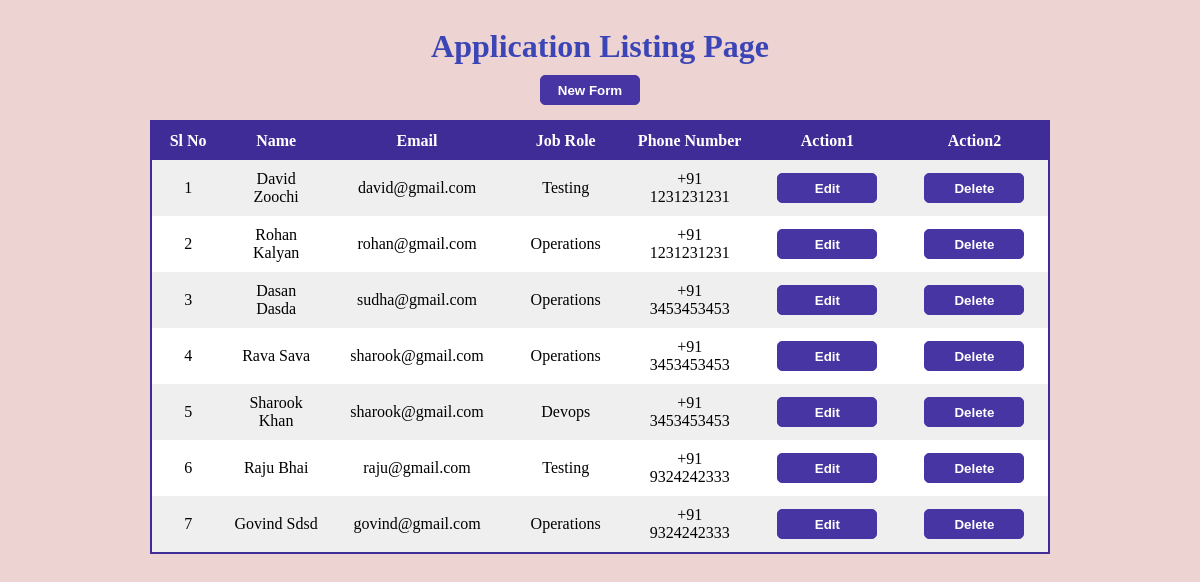
Before: /index/ with the older database file.
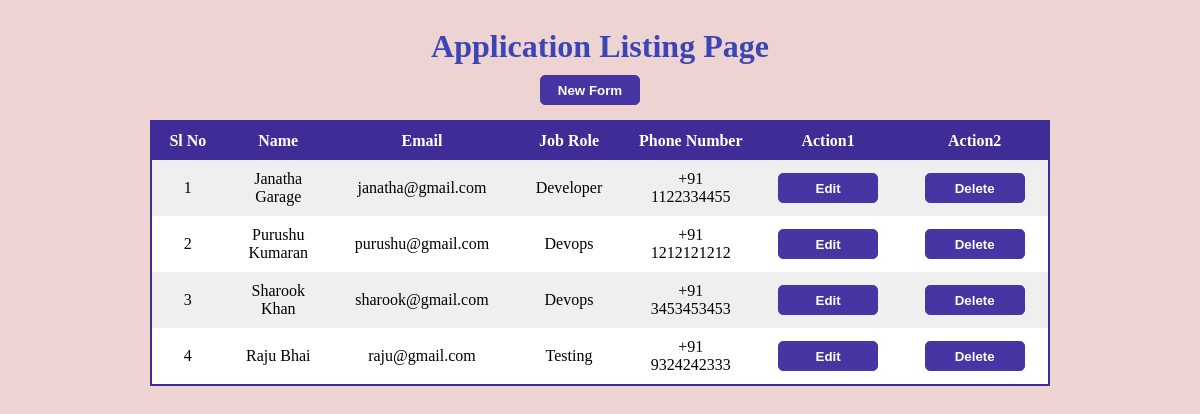
After: the same page with the newer database file.
### min/models.py (models this page shows, shortened)
class Jobseeker(models.Model):
    first_name = models.CharField(max_length = 25, null = False)
    last_name = models.CharField(max_length = 25, null = False)
    country_code = [
                    ('+91','+91'),
                    ('+1','+1')
                    ]
    code = models.CharField(max_length = 3, null = False, choices = country_code)
    phone = models.BigIntegerField(null = False)
    email = models.EmailField(null = False)
    dob = models.DateField(null = False)
    genderchoice = [
        ('male','male'),
        ('female','female'),
        ('other','other')
    ]
    gender = models.CharField(null = False, max_length = 6, choices = genderchoice)
    jobchoice = [
        ('developer','developer'),
        ('testing','testing'),
        ('devops','devops'),
        ('operations','operations'),
        ('accounting','accounting')
    ]
    job_role = models.CharField(null = False, max_length = 10, choices = jobchoice)
    experiencelevel = [
        ('0','0'),
        ('1','1'),
        ('2','2'),
        ('3','3'),
        ('4','4'),
        ('5+','5+')
    ]
    experience = models.CharField(max_length = 2, null = False, choices = experiencelevel)
    address_line_one = models.CharField(null = False, max_length = 35)
    address_line_two = models.CharField(null = False, max_length = 35)
    city = models.CharField(null = False, max_length = 20)
    state = models.CharField(null = False, max_length = 20)
    zip_code = models.IntegerField(null = False)
    country = models.CharField(null=False, max_length=5)
    status = models.CharField(null=False, default="test", max_length=10)

### min/views.py (the view)
# urls.py: path('index/',views.index,name="index"),
def index(request):
    userdata = Jobseeker.objects.filter(status="added").order_by('-id')
    return render(request,"listing_page.html",{"data":userdata})

### min/templates/listing_page.html (shortened to what this page needs)
{% load static %}
<!DOCTYPE html>
<html lang="en">
<head>
    <link rel="stylesheet" href="{% static 'css/listing_page.css' %}">
</head>
<body>
    <div class="container">
        <div class="heading-title">
            <h1>Application Listing Page</h1>
            <div class="newform">
                <a href="{% url 'jobform' %}"><button id="butt-2">New Form</button></a>
            </div>
        </div>
        <table>
            <tr class="heading">
                <th>Sl No</th>
                <th>Name</th>
                <th>Email</th>
                <th>Job Role</th>
                <th>Phone Number</th>
                <th>Action1</th>
                <th>Action2</th>
            </tr>
            {% for i in data %}
            <tr>
                <td>{{forloop.counter}}</td>
                <td>{{i.first_name}} {{i.last_name}}</td>
                <td>{{i.email}}</td>
                <td>{{i.job_role}}</td>
                <td>{{i.code}} {{i.phone}}</td>
                <td><a href="/updateform?userid={{i.id}}"><button class="editbutton">Edit</button></a></td>
                <td><a href="/deleteform?userid={{i.id}}"><button class="delete-button">Delete</button></td>
            </tr>
            {% endfor %}
        </table>
    </div>
</body>
</html>

### min/static/css/listing_page.css (style rules this page uses)
* { margin: 0; padding: 0; box-sizing: border-box; }
body { background-color: rgb(238, 211, 211); }
.container { height: auto; width: 75%; margin: 0 auto; margin-top: 20px; }
table { border: 2px solid rgb(64 44 151); border-collapse: collapse; text-align: center; margin-bottom: 20px; background-color: white; }
h1 { text-align: center; color: #3c45b5; margin-top: 28px; margin-bottom: 10px; }
.newform { text-align: center; padding: 0px 0px 10px 0px; margin-right: 20px; margin-bottom: 5px; }
th { background-color: rgb(64 44 151); color: white; padding: 10px; height: 20px; width: 500px; }
td { padding: 10px; height: 20px; width: 500px; }
tr:nth-child(even) { background-color: rgb(239 239 239); }
#butt-2 { background-color: #4635a3; color: white; font-weight: bold; height: 30px; width: 100px; border-radius: 5px; border: 0.3px solid #4635a3 }
.editbutton { background-color: #4635a3; color: white; height: 30px; width: 100px; border-radius: 5px; font-weight: bold; border: 0.3px solid #4635a3 }
.delete-button { background-color: #4635a3; color: white; height: 30px; width: 100px; border-radius: 5px; font-weight: bold; border: 0.3px solid #4635a3 }

Changed rows visible on the page:
removed Jobseeker: first_name "David", last_name "Zoochi", email "david@gmail.com", job_role "Testing", code "+91", phone "1231231231"
removed Jobseeker: first_name "Rohan", last_name "Kalyan", email "rohan@gmail.com", job_role "Operations", code "+91", phone "1231231231"
removed Jobseeker: first_name "Dasan", last_name "Dasda", email "sudha@gmail.com", job_role "Operations", code "+91", phone "3453453453"
removed Jobseeker: first_name "Govind", last_name "Sdsd", email "govind@gmail.com", job_role "Operations", code "+91", phone "9324242333"
added Jobseeker: first_name "Janatha", last_name "Garage", email "janatha@gmail.com", job_role "Developer", code "+91", phone "1122334455"
changed Jobseeker: first_name "Rava" → "Purushu"; last_name "Sava" → "Kumaran"; email "sharook@gmail.com" → "purushu@gmail.com"; job_role "Operations" → "Devops"; phone "3453453453" → "1212121212"
